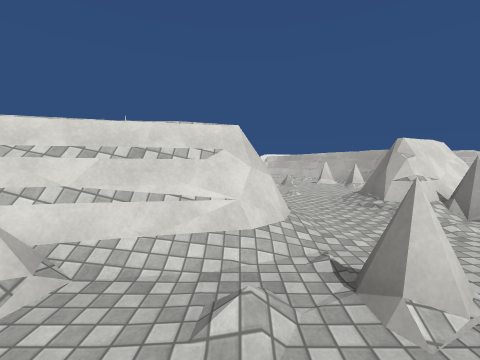
View 1 (above)

14 first-person views from a walk through a Unity game level. The camera is 1.5 m above the floor, tilts 4° down and sees 90° across. The floor is counted in squares, 2 m on a side. Each view is taken from the middle of a square. On the plan, view 1 faces up. The plan holds only what a view shows up to about 9 squares ahead; the rest is blank. The place goes on beyond the plan. The player is left out. Surface patterns are stand-ins for the level's own textures.

View 2
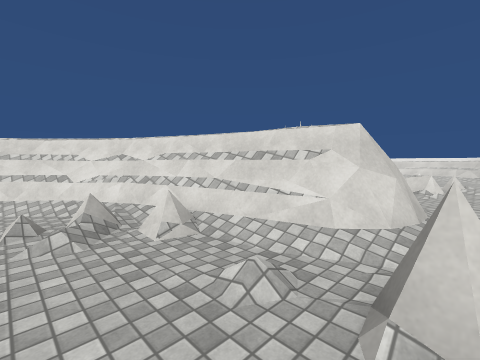

View 3
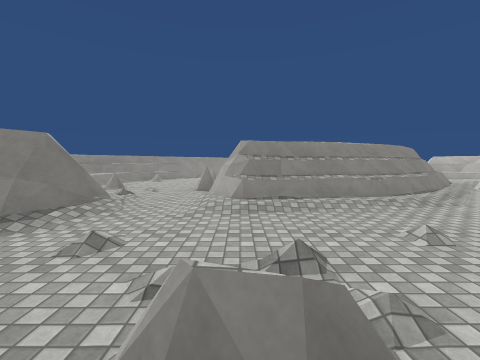

View 4
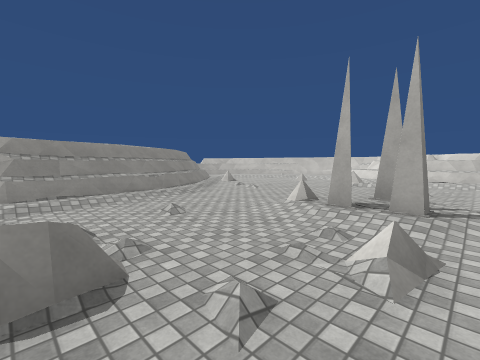

View 5
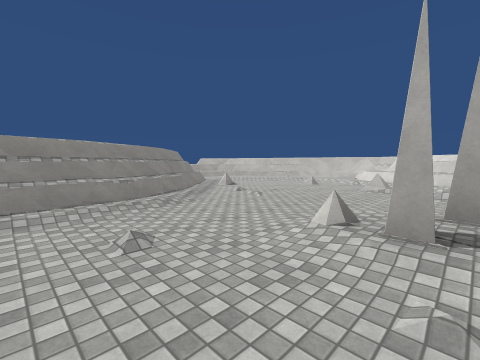

View 6
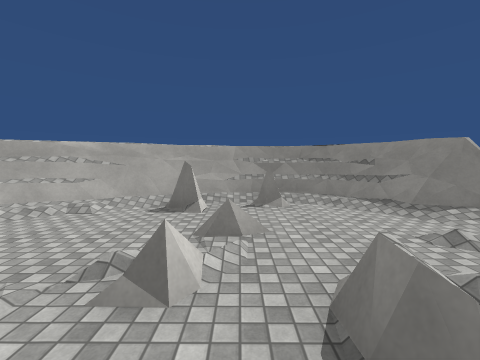

View 7
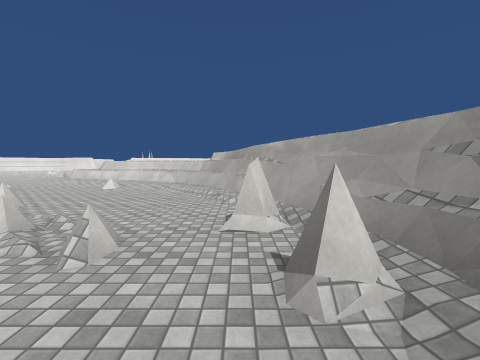

View 8
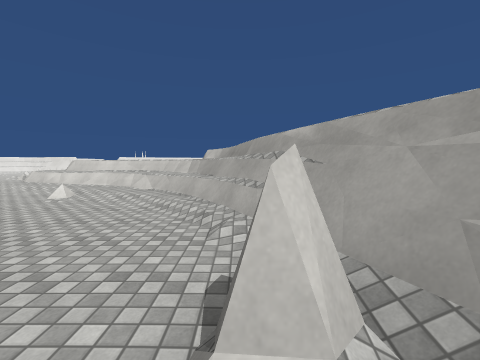

View 9
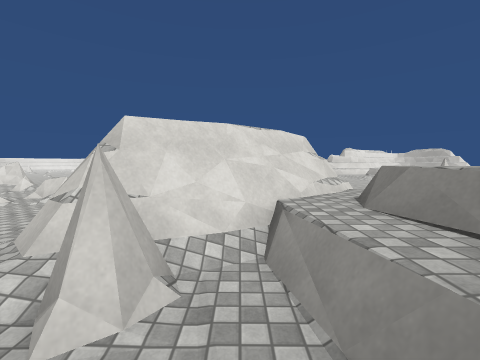

View 10
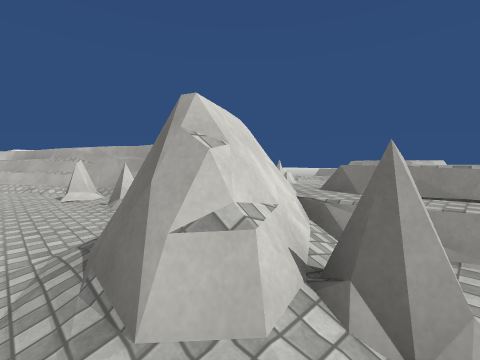

View 11
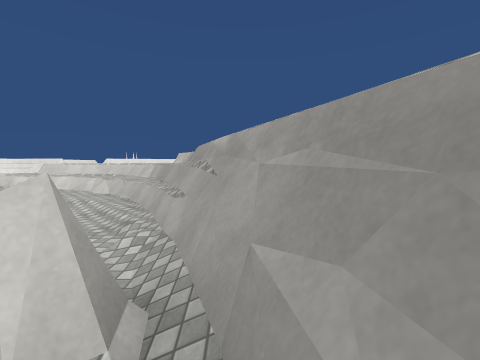

View 12
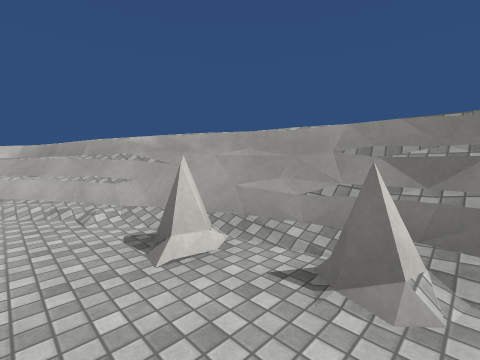

View 13
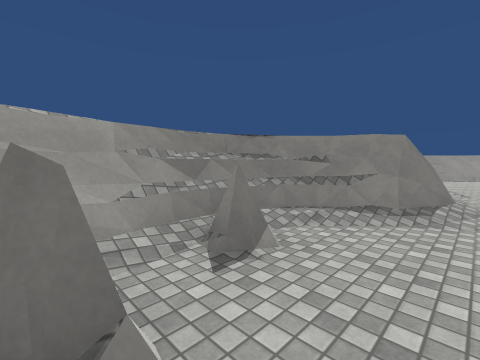

View 14
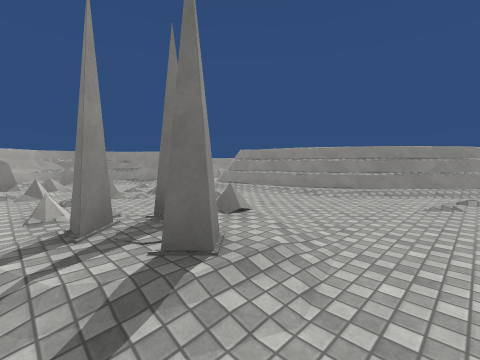

### Floor plan
Key: @ floor where view 1 was taken; # wall or solid block; . main floor; : floor 0.25 m higher than the main floor; / step, stairs or slope; = window, fence, low wall or low ledge; ^ raised ledge; O other object.
Columns run from 12 left of view 1 to 13 right of it. Each row starts with its distance up from view 1.
 17        /^
 16        /^^^^^ #
 15        .//^^^^^#
 14        ...///^^#
 13          ..//:^#
 12          ...../##
 11           .....##   ^
 10         ==.=....#   ^
  9  #^....///=../.###  ^
  8 # ^../.O////./=./#
  7 # ^....///./=...##
  6  ^^.=.......././##^
  5  ^/.........../###=     ^^
  4   ./.....//////#:^^      ^
  3    /..//#^###///.=^
  2     ../######../.
  1      =###/=//#..=
  0      ^##/...@....=
 -1               ...=^
 -2               ..
 -3               ..

Positions as (right, up) in squares from view 1, and headings:
1: (0, 0), facing up
2: (1, 0), facing up-left
3: (0, 8), facing down
4: (0, 9), facing down-left
5: (-1, 8), facing down-left
6: (-1, 8), facing right
7: (3, 6), facing up
8: (3, 8), facing up
9: (4, 2), facing up
10: (2, 3), facing up-right
11: (4, 8), facing up
12: (2, 7), facing up-right
13: (2, 9), facing down-right
14: (-6, 9), facing down-right
